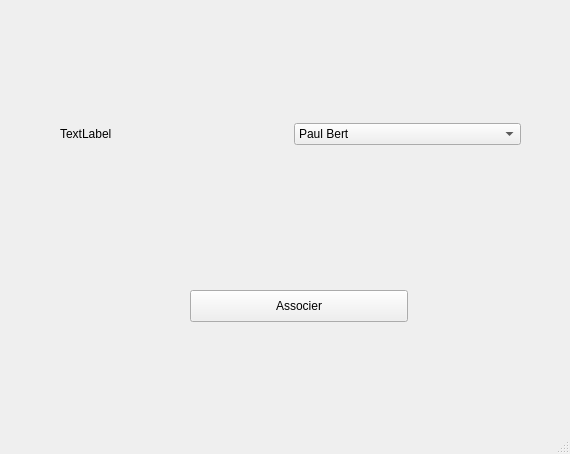
<?xml version="1.0" encoding="UTF-8"?>
<ui version="4.0">
 <class>AssociateWindow</class>
 <widget class="QMainWindow" name="AssociateWindow">
  <property name="geometry">
   <rect>
    <x>0</x>
    <y>0</y>
    <width>570</width>
    <height>454</height>
   </rect>
  </property>
  <property name="windowTitle">
   <string>MainWindow</string>
  </property>
  <widget class="QWidget" name="centralwidget">
   <widget class="QPushButton" name="associatebutton">
    <property name="geometry">
     <rect>
      <x>190</x>
      <y>290</y>
      <width>218</width>
      <height>32</height>
     </rect>
    </property>
    <property name="text">
     <string>Associer</string>
    </property>
   </widget>
   <widget class="QWidget" name="">
    <property name="geometry">
     <rect>
      <x>60</x>
      <y>110</y>
      <width>461</width>
      <height>48</height>
     </rect>
    </property>
    <layout class="QHBoxLayout" name="horizontalLayout">
     <item>
      <widget class="QLabel" name="labelfilm">
       <property name="text">
        <string>TextLabel</string>
       </property>
      </widget>
     </item>
     <item>
      <widget class="QComboBox" name="comboBox">
       <item>
        <property name="text">
         <string>Paul Bert</string>
        </property>
       </item>
       <item>
        <property name="text">
         <string>Alexandre Veille</string>
        </property>
       </item>
       <item>
        <property name="text">
         <string>Maxime Porte</string>
        </property>
       </item>
      </widget>
     </item>
    </layout>
   </widget>
  </widget>
  <widget class="QMenuBar" name="menubar">
   <property name="geometry">
    <rect>
     <x>0</x>
     <y>0</y>
     <width>570</width>
     <height>22</height>
    </rect>
   </property>
  </widget>
  <widget class="QStatusBar" name="statusbar"/>
 </widget>
 <resources/>
 <connections/>
</ui>
